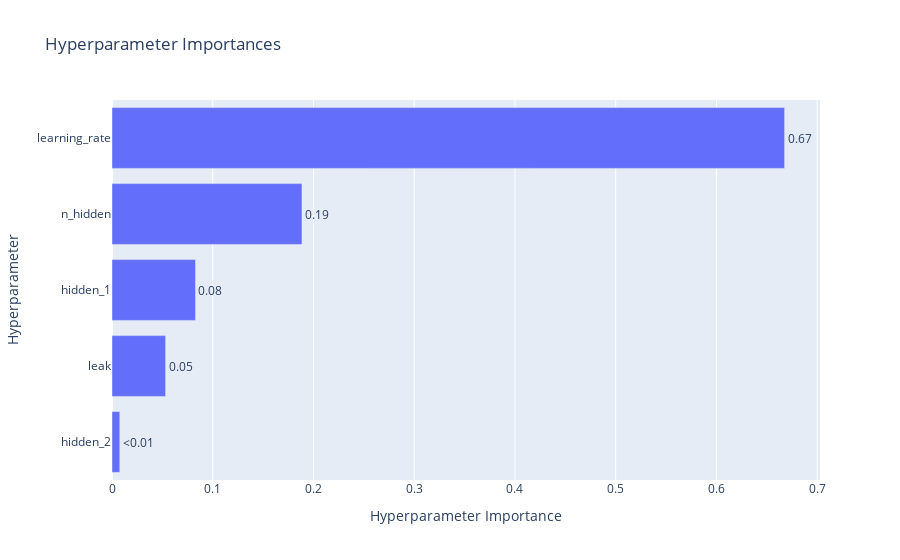

This figure's notebook cell:
### Code cell
optuna.visualization.plot_param_importances(study)

### Figure 1 — Plotly figure (JSON) as saved in the notebook; plotly's stock layout.template omitted (floating-point values rounded to 4 significant figures)
{"data": [{"cliponaxis": false, "hovertemplate": ["hidden_2 (IntDistribution): 0.007707785684086298<extra></extra>", "leak (FloatDistribution): 0.053221127298405266<extra></extra>", "hidden_1 (IntDistribution): 0.08286906507759777<extra></extra>", "n_hidden (IntDistribution): 0.18857292695882216<extra></extra>", "learning_rate (FloatDistribution): 0.6676290949810885<extra></extra>"], "name": "Objective Value", "orientation": "h", "text": ["<0.01", "0.05", "0.08", "0.19", "0.67"], "textposition": "outside", "type": "bar", "x": [0.007708, 0.05322, 0.08287, 0.1886, 0.6676], "y": ["hidden_2", "leak", "hidden_1", "n_hidden", "learning_rate"]}], "layout": {"title": {"text": "Hyperparameter Importances"}, "xaxis": {"title": {"text": "Hyperparameter Importance"}}, "yaxis": {"title": {"text": "Hyperparameter"}}}}
